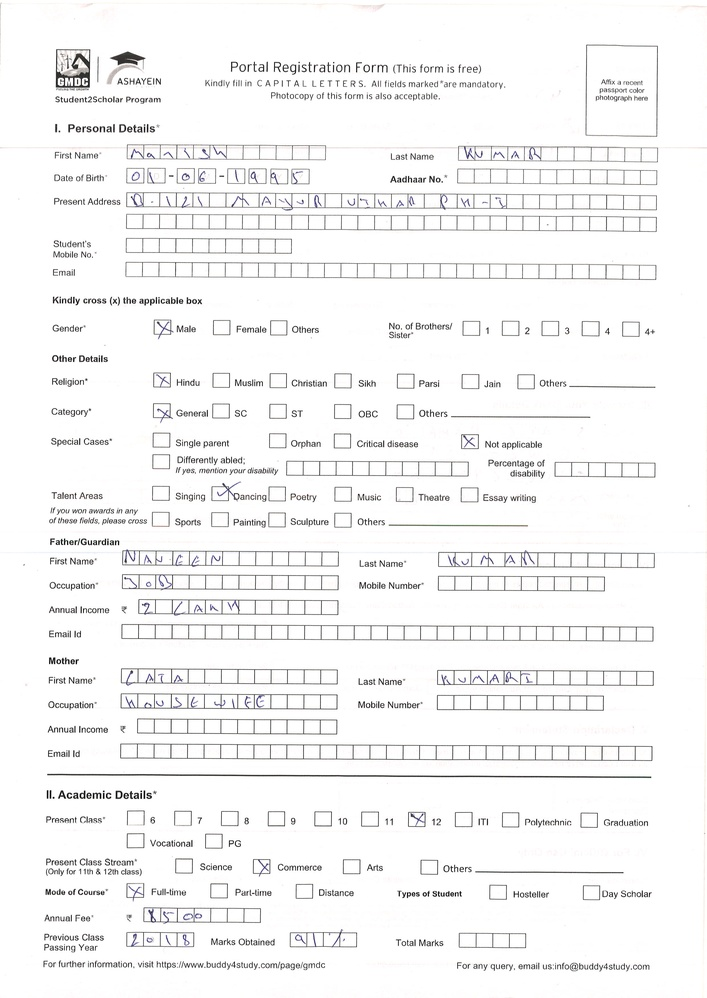
#> input picture form01.jpg, 707 x 998 px, shrunk from 2480 x 3504 before the run
$ python -i preprocessing.py   (imports and definitions only)
#> lines starting #> are read from the running program, lines starting #| are printed output that depends on the picture; after the words box and inside, x2 and y2 are one past the last pixel; in counts of white or black regions, pixels touching at a corner belong together
import cv2
import numpy as np

def preprocess(img_grey):
    (thresh, img) = cv2.threshold(img_grey, 128, 255, cv2.THRESH_BINARY | cv2.THRESH_OTSU)
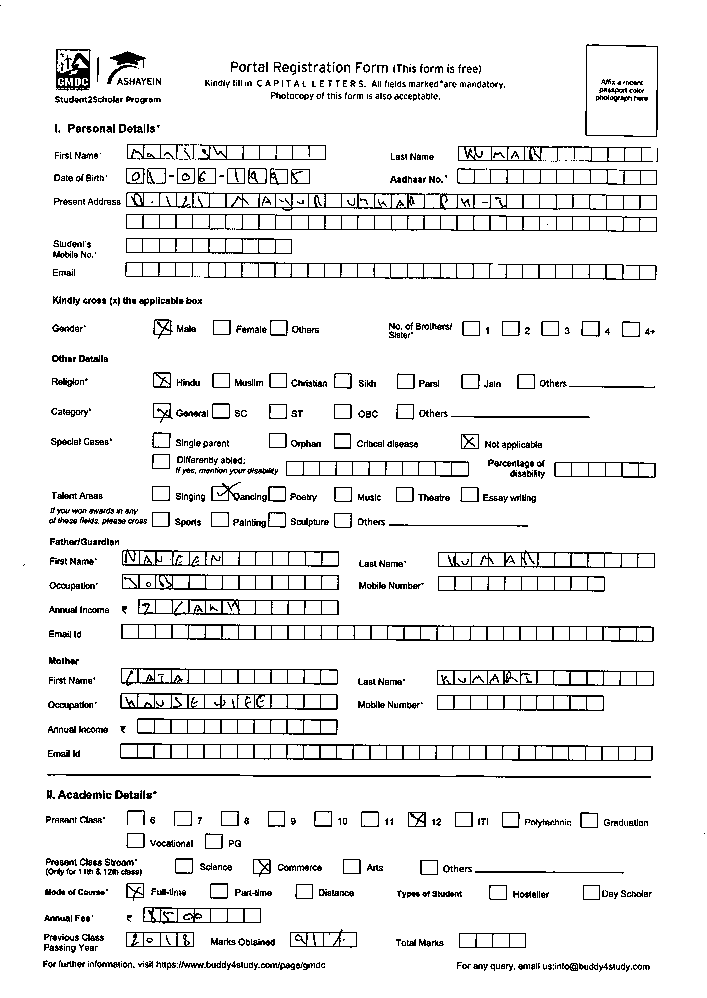
#> img: shape (998, 707); 92.7% white; black in thin lines or dots
#> thresh = 199
    # Taking a matrix of size 5 as the kernel
    # The first parameter is the original image,
    # kernel is the matrix with which image is
    # convolved and third parameter is the number
    # of iterations, which will determine how much
    # you want to erode/dilate a given image.
    kernel = np.ones((2,2), np.uint8)
    img = cv2.erode(img, kernel, iterations=10)
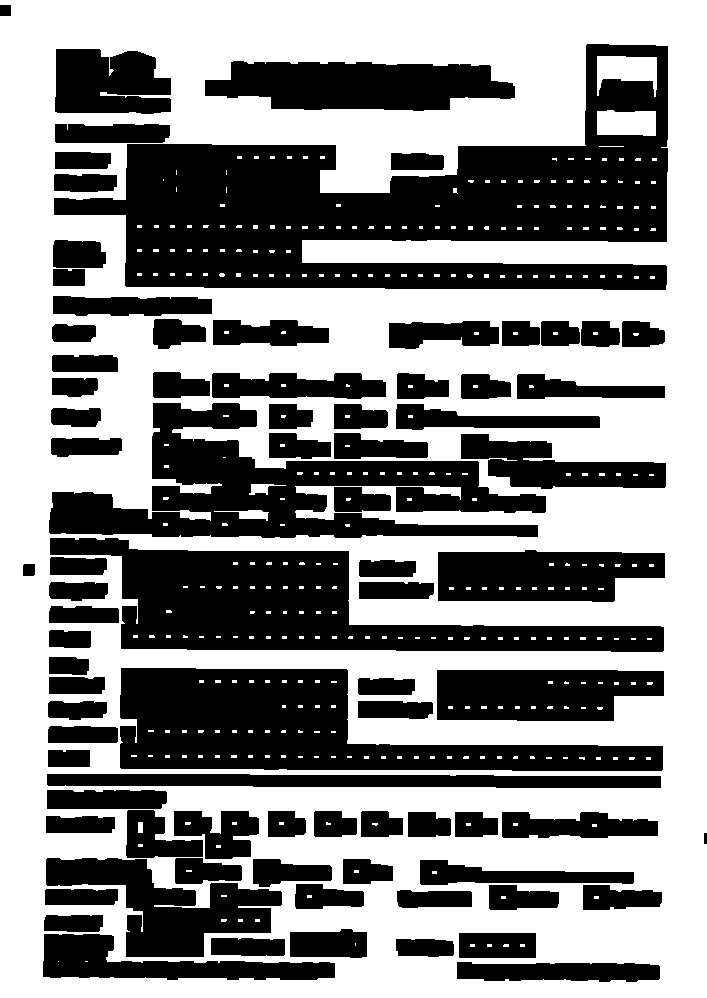
#> img: shape (998, 707); 54.4% white; 83 black regions, largest, box (x1, y1, x2, y2) and area: (54, 44, 668, 290) 68928, (50, 538, 664, 652) 30860, (120, 668, 663, 771) 29956

    img = cv2.bitwise_not(img)
    th2 = cv2.adaptiveThreshold(img,255, cv2.ADAPTIVE_THRESH_MEAN_C,cv2.THRESH_BINARY,15,-2)
#> th2: shape (998, 707); 35.3% white; 87 white regions, largest, box (x1, y1, x2, y2) and area: (54, 44, 668, 290) 46629, (49, 403, 546, 538) 23144, (50, 538, 664, 652) 22270
    horizontal = th2
    #vertical = th2
    rows,cols = horizontal.shape
#> rows = 998; cols = 707
    horizontalsize = int(cols / 45)
#> horizontalsize = 15
    horizontalStructure = cv2.getStructuringElement(cv2.MORPH_RECT, (horizontalsize,1))
    horizontal = cv2.erode(horizontal, horizontalStructure, (-1, -1))
#> horizontal: shape (998, 707); 25.8% white; 253 white regions (11 under 20 px), largest, box (x1, y1, x2, y2) and area: (54, 774, 654, 788) 7131, (127, 757, 656, 771) 5969, (128, 638, 657, 652) 5943
    horizontal = cv2.dilate(horizontal, horizontalStructure, (-1, -1))
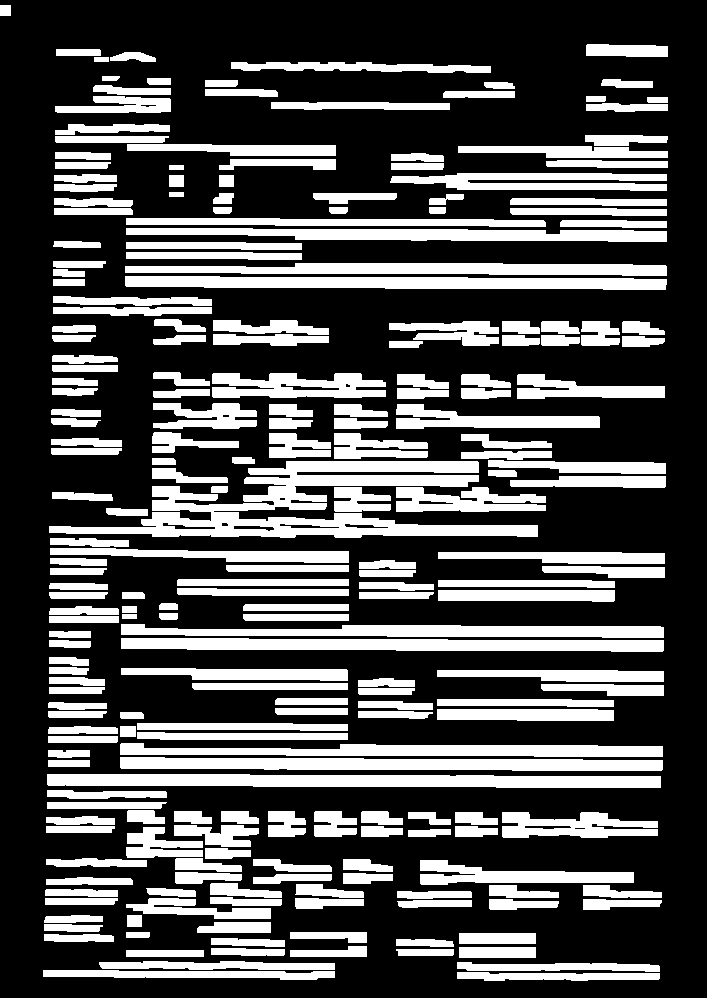
#> horizontal: shape (998, 707); 31.7% white; 234 white regions, largest, box (x1, y1, x2, y2) and area: (49, 461, 538, 538) 14343, (47, 774, 661, 788) 7355, (120, 757, 663, 771) 6179
    cv2.imwrite("forms/horizontal.jpg", horizontal)
    cv2.waitKey(0)
    cv2.destroyAllWindows()
    #inverse the image, so that lines are black for masking
    horizontal_inv = cv2.bitwise_not(horizontal)
    #perform bitwise_and to mask the lines with provided mask
    masked_img = cv2.bitwise_and(img, img, mask=horizontal_inv)
#> masked_img: shape (998, 707); 13.9% white; 595 white regions (108 under 20 px), largest, box (x1, y1, x2, y2) and area: (54, 151, 667, 234) 17613, (122, 556, 349, 629) 8832, (120, 675, 348, 724) 7213
    #reverse the image back to normal
    masked_img_inv = cv2.bitwise_not(masked_img)
    cv2.imwrite("forms/temp1.jpg", masked_img_inv)

    # Vertical libe removal
    img2 = cv2.imread("forms/temp1.jpg")
#> img2: shape (998, 707, 3); min 0, max 255, mean 219.4
    img2 =cv2.cvtColor(img2,cv2.COLOR_BGR2GRAY)
#> img2: shape (998, 707)

    img2 = cv2.bitwise_not(img2)
    th3 = cv2.adaptiveThreshold(img2,255, cv2.ADAPTIVE_THRESH_MEAN_C,cv2.THRESH_BINARY,15,-2)
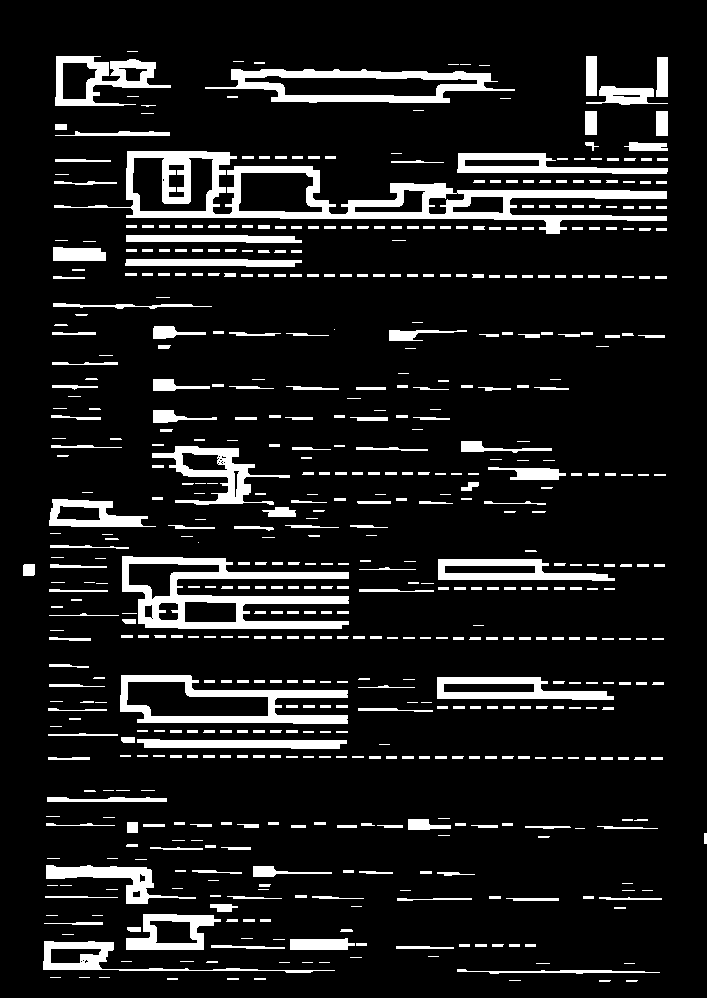
#> th3: shape (998, 707); 11% white; 597 white regions (110 under 20 px), largest, box (x1, y1, x2, y2) and area: (54, 151, 667, 234) 11131, (122, 556, 349, 629) 6332, (205, 69, 515, 103) 4149
    vertical = th3
    verticalsize = int(rows / 70)
#> verticalsize = 14
    verticalStructure = cv2.getStructuringElement(cv2.MORPH_RECT, (1, verticalsize))
    vertical = cv2.erode(vertical, verticalStructure, (-1, -1), iterations=10)
#> vertical: shape (998, 707); every value is 0
    vertical = cv2.dilate(vertical, verticalStructure, (-1, -1))
    cv2.imwrite("forms/vertical.jpg", vertical)

    vertical_inv = cv2.bitwise_not(vertical)
#> vertical_inv: shape (998, 707); every value is 255
    #perform bitwise_and to mask the lines with provided mask
    masked_img2 = cv2.bitwise_and(img2, img2, mask=vertical_inv)
    #reverse the image back to normal
    masked_img_inv2 = cv2.bitwise_not(masked_img2)
    #cv2.imshow("vertical_bitwise_not", vertical)
    cv2.imwrite("forms/temp2.jpg", masked_img_inv2)

    #Remove spots from the final output
    image = cv2.imread('forms/temp2.jpg')
#> image: shape (998, 707, 3); min 0, max 255, mean 219.4
    # Denoising spots
    #image = cv2.fastNlMeansDenoisingColored(image,None,10,10,7,30)
    img_bw = 255*(cv2.cvtColor(image, cv2.COLOR_BGR2GRAY) > 5).astype('uint8')
#> img_bw: shape (998, 707); 86.1% white; 598 black regions (109 under 20 px), largest, box (x1, y1, x2, y2) and area: (54, 151, 667, 234) 17582, (122, 556, 349, 629) 8814, (120, 675, 348, 724) 7205
    se1 = cv2.getStructuringElement(cv2.MORPH_RECT, (5,5))
    se2 = cv2.getStructuringElement(cv2.MORPH_RECT, (2,2))
    img_mask = cv2.morphologyEx(img_bw, cv2.MORPH_CLOSE, se1)
#> img_mask: shape (998, 707); 89.8% white; 52 black regions, largest, box (x1, y1, x2, y2) and area: (227, 166, 667, 234) 10989, (122, 556, 349, 629) 8647, (120, 675, 347, 724) 7111
    img_mask = cv2.morphologyEx(img_mask, cv2.MORPH_OPEN, se2)
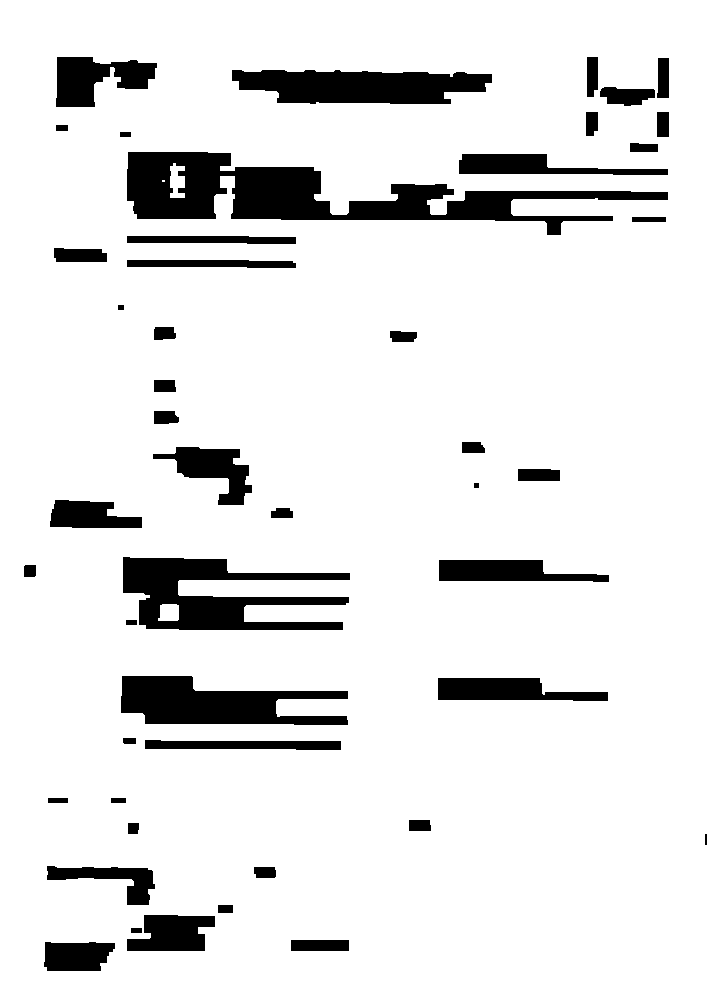
#> img_mask: shape (998, 707); 89.8% white; 47 black regions, largest, box (x1, y1, x2, y2) and area: (127, 152, 668, 235) 16751, (123, 557, 350, 630) 8667, (121, 676, 348, 725) 7120

    img_mask = np.dstack([img_mask, img_mask, img_mask]) / 255
    output = image * img_mask
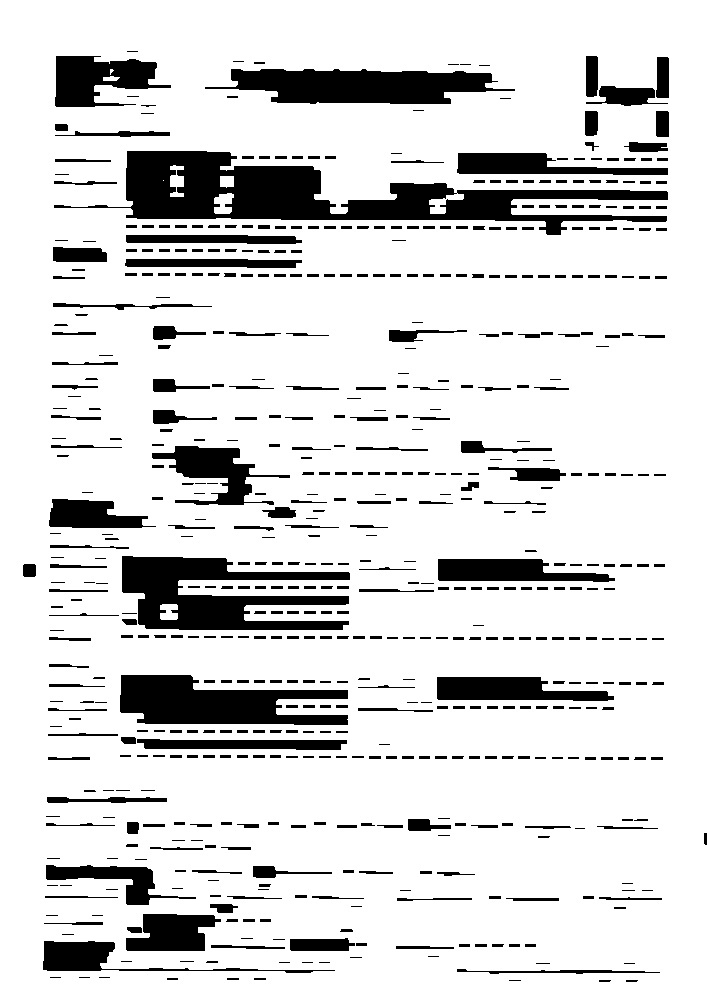
#> output: shape (998, 707, 3) float64; min 0, max 255, mean 217.7
    cv2.imwrite('forms/output.png', output)
    cv2.waitKey(0)
    cv2.destroyAllWindows()

>>> import cv2
>>> picture = cv2.imread('form01.jpg', cv2.IMREAD_GRAYSCALE)
>>> result = preprocess(picture)
